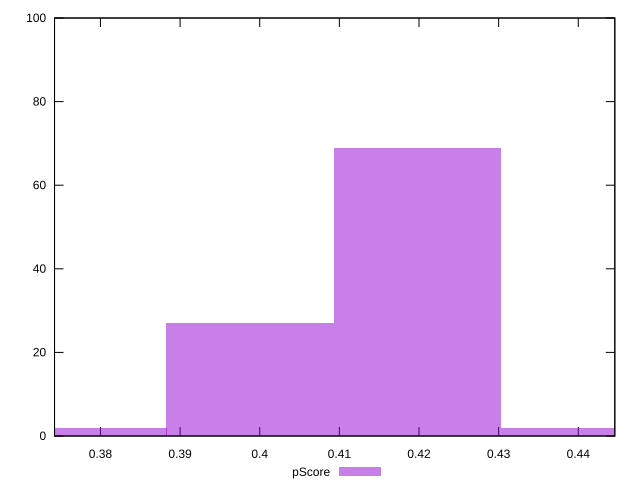

The script that saved this image:
reset

$pScore <<EOF
0.37780037885114287 2
0.39878928878731745 27
0.4197781987234921 69
0.4407671086596667 2
EOF

set key outside below
set boxwidth 0.020988909936174603
set xrange [0.37423529411764705:0.4445882352941176]
set yrange [0:100]
set trange [0:100]
set style fill transparent solid 0.5 noborder
set terminal svg size 640, 490 enhanced background rgb 'white'
set output "report_00017_2021-02-10T15-08-03.406Z/render-blocking-resources/samples/pages/pScore/histogram.svg"

plot $pScore title "pScore" with boxes

reset
